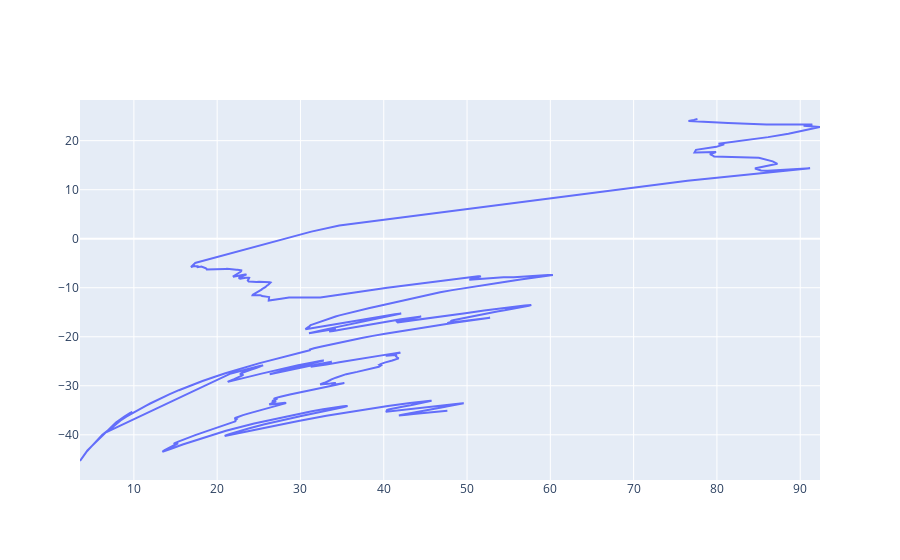

This figure's notebook cell:
### Code cell
import plotly.graph_objects as go
go.Figure(data=go.Scatter(x=rh, y=dp))

### Figure 1 — Plotly figure (JSON) as saved in the notebook; plotly's stock layout.template omitted (floating-point values rounded to 4 significant figures; data arrays with more than 128 entries replaced by an {"elided": "..."} marker saying what was removed)
{"data": [{"type": "scatter", "x": {"elided": "750 float values"}, "y": {"elided": "750 float values"}}], "layout": {}}
